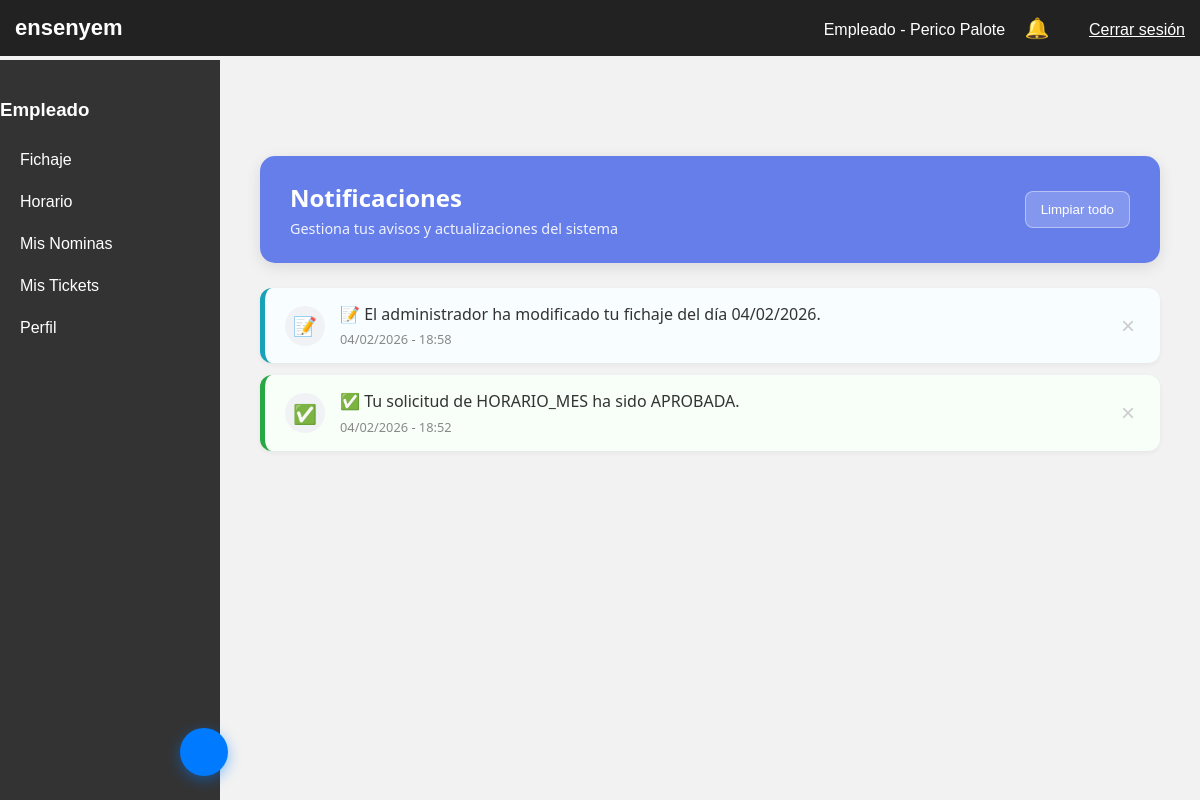
/panel.php?seccion=notificaciones (signed in), run on an earlier commit of the app's database.
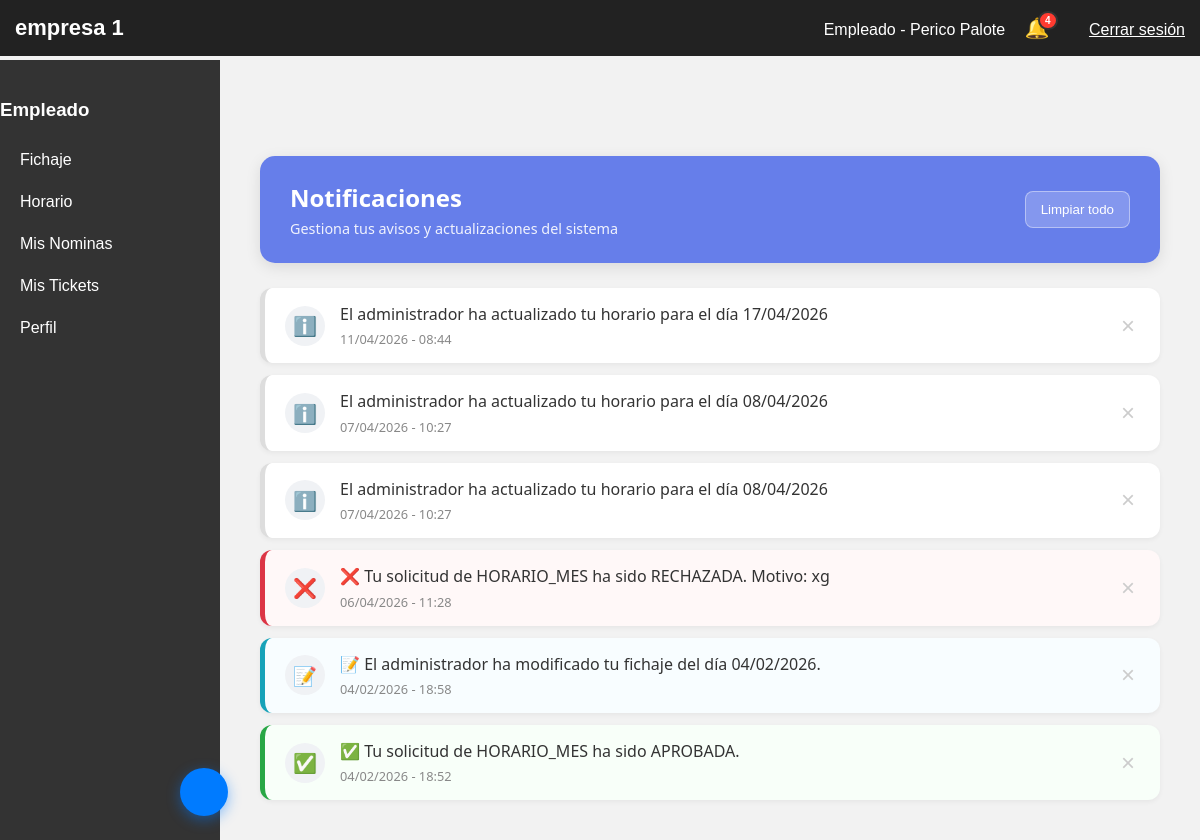
And on a later commit of the database.
### tables this page shows
CREATE TABLE `notificaciones` (
  `id_notificacion` int(11) NOT NULL,
  `id_usuario` int(11) NOT NULL,
  `mensaje` text NOT NULL,
  `tipo` varchar(50) DEFAULT NULL,
  `leida` tinyint(1) DEFAULT 0,
  `fecha_creacion` timestamp NOT NULL DEFAULT current_timestamp()
);

### secciones/notificaciones.php (the view, shortened to what the changed rows need)
<?php
$idUsuario = $_SESSION['usuario']['id'];
$pdo->prepare("DELETE FROM NOTIFICACIONES WHERE id_usuario = ? AND fecha_creacion < DATE_SUB(NOW(), INTERVAL 30 DAY)")->execute([$idUsuario]);
$stmt = $pdo->prepare("SELECT * FROM NOTIFICACIONES WHERE id_usuario = ? ORDER BY fecha_creacion DESC");
$stmt->execute([$idUsuario]);
$notificaciones = $stmt->fetchAll(PDO::FETCH_ASSOC);
?>
<link rel="stylesheet" href="css/notificaciones.css">
<div class="notif-page-container">
    <div class="notif-header-banner">
        <div class="header-content">
            <h2> Notificaciones</h2>
        </div>
    </div>
    <div class="notif-list-container">
        <?php if (empty($notificaciones)): ?>
            <div class="notif-empty-state">
                <div class="empty-icon">📂</div>
                <p>No tienes notificaciones pendientes</p>
            </div>
        <?php else: ?>
            <div class="notif-grid" id="contenedor-notificaciones">
                <?php foreach ($notificaciones as $n):
                    $icono = 'ℹ️';
                    $claseTipo = '';
                    $msg = $n['mensaje'];
                    if (strpos($msg, 'ACEPTADA') !== false || strpos($msg, 'APROBADA') !== false) {
                        $icono = '✅'; $claseTipo = 'notif-success';
                    } elseif (strpos($msg, 'RECHAZADA') !== false) {
                        $icono = '❌'; $claseTipo = 'notif-danger';
                    } elseif (strpos($msg, 'modificado') !== false || strpos($msg, 'añadido') !== false) {
                        $icono = '📝'; $claseTipo = 'notif-info';
                    }
                ?>
                    <div class="notif-card <?= $claseTipo ?>" id="notif-<?= $n['id_notificacion'] ?>">
                        <div class="notif-icon-circle"><?= $icono ?></div>
                        <div class="notif-content">
                            <p class="notif-message"><?= htmlspecialchars($msg) ?></p>
                            <span class="notif-date">
                                 <?= date('d/m/Y - H:i', strtotime($n['fecha_creacion'])) ?>
                            </span>
                        </div>
                        <button class="btn-delete-single" onclick="eliminarNotificacion(<?= $n['id_notificacion'] ?>)" title="Eliminar">
                            &times;
                        </button>
                    </div>
                <?php endforeach; ?>
            </div>
        <?php endif; ?>
    </div>
</div>

### panel.php (shortened to what the changed rows need)
<?php
require_once 'config.php';
$usuario  = $_SESSION['usuario'];
$idUsuario = $usuario['id'];
$seccion = $_GET['seccion'] ?? 'fichaje';
$empresa  = $_SESSION['empresa_activa'];
$cssFile  = "css/empresa_$empresa.css";
$nombreEmpresa = "Empresa desconocida";
foreach ($_SESSION['usuario']['empresas'] as $emp) {
    if ($emp['id_empresa'] == $empresa) {
        $nombreEmpresa = $emp['nombre'];
        break;
    }
}
?>
<!DOCTYPE html>
<html lang="es">
<head>
    <link rel="stylesheet" href="<?= $cssFile ?>">
    <link rel="stylesheet" href="css/panel.css">
</head>
<body>
    <header>
        <div class="logo"><?= htmlspecialchars($nombreEmpresa) ?></div>
        <div>
            <span style="color:white; margin-right:15px;">
            </span>
            <div class="notification-container" style="display: inline-block; position: relative; margin-right: 15px;">
                <?php
                $stmtNotif = $pdo->prepare("SELECT COUNT(*) FROM NOTIFICACIONES WHERE id_usuario = ? AND leida = 0");
                $stmtNotif->execute([$idUsuario]);
                $countNotif = $stmtNotif->fetchColumn();
                $badge = ($countNotif > 9) ? '9+' : $countNotif;
                ?>
                <a href="panel.php?seccion=notificaciones" style="text-decoration: none; font-size: 20px;">
                    🔔
                    <?php if ($countNotif > 0): ?>
                        <span class="notification-badge"><?= $badge ?></span>
                    <?php endif; ?>
                </a>
            </div>
            <a href="logout.php" style="color:white; margin-left:20px;">Cerrar sesión</a>
        </div>
    </header>
    <main>
        <?php
        if ($seccion === "notificaciones") include "secciones/notificaciones.php";
        ?>
    </main>
</body>
</html>

What changed in the data, as far as the page shows it:
added notificaciones: icono "ℹ️", mensaje "El administrador ha actualizado tu horario para el día 17/04/2026", fecha_creacion "11/04/2026 - 08:44"
added notificaciones: icono "ℹ️", mensaje "El administrador ha actualizado tu horario para el día 08/04/2026", fecha_creacion "07/04/2026 - 10:27"
added notificaciones: icono "ℹ️", mensaje "El administrador ha actualizado tu horario para el día 08/04/2026", fecha_creacion "07/04/2026 - 10:27"
added notificaciones: mensaje "❌", mensaje "❌ Tu solicitud de HORARIO_MES ha sido RECHAZADA. Motivo: xg", fecha_creacion "06/04/2026 - 11:28"
Also different on the page:
$nombreEmpresa: "ensenyem" → "empresa 1"
$badge: (not shown) → "4"
